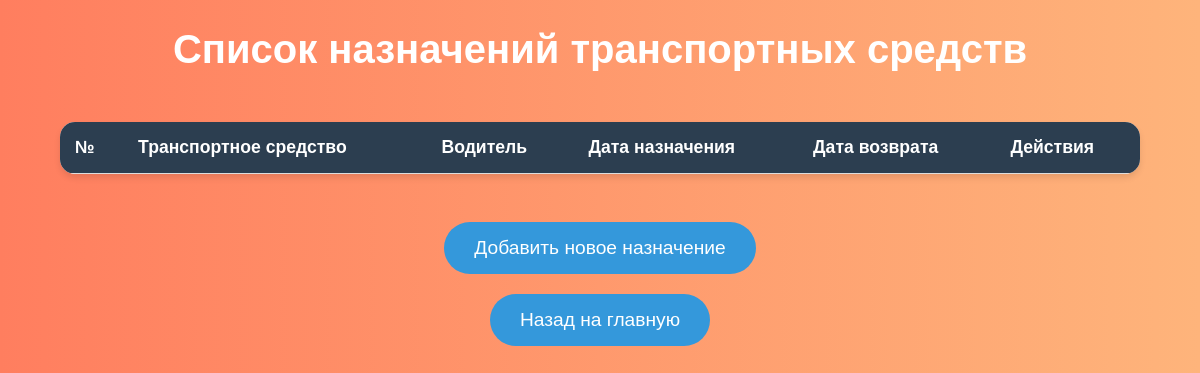
The page /assignments/ on the database as committed earlier.
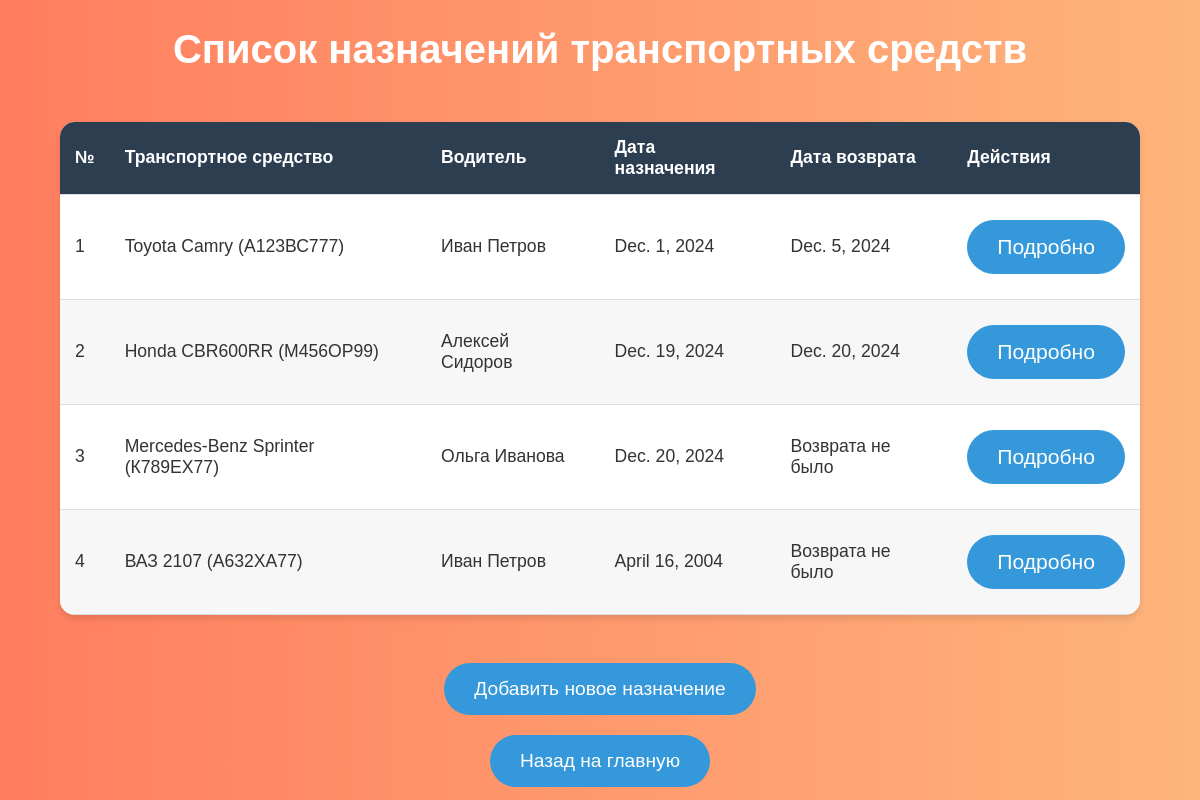
The same page on the database as committed later.
### lab7app/models.py (models this page shows, shortened)
class VehicleAssignment(models.Model):
    assignment_id = models.AutoField(primary_key=True)
    vehicle = models.ForeignKey(Vehicle, on_delete=models.CASCADE)
    driver = models.ForeignKey(Driver, on_delete=models.CASCADE)
    assignment_date = models.DateField()
    return_date = models.DateField(null=True, blank=True)

class Vehicle(models.Model):
    vehicle_id = models.AutoField(primary_key=True)
    type = models.CharField(max_length=255)
    model = models.CharField(max_length=255)
    brand = models.CharField(max_length=255)
    manufacture_year = models.IntegerField()
    registration_number = models.CharField(max_length=255, unique=True)
    def __str__(self):
        return f"{self.brand} {self.model} ({self.registration_number})"

class Driver(models.Model):
    driver_id = models.AutoField(primary_key=True)
    first_name = models.CharField(max_length=255)
    last_name = models.CharField(max_length=255)
    license_number = models.CharField(max_length=255, unique=True)
    birth_date = models.DateField()
    driving_experience = models.IntegerField()
    def __str__(self):
        return f"{self.first_name} {self.last_name}"

### lab7app/views.py (the view)
# urls.py: path('assignments/', views.assignments, name='assignments'),
def assignments(request):
    assignments = VehicleAssignment.objects.all()
    return render(request, 'assignments.html', {'assignments': assignments})

### lab7app/templates/assignments.html (shortened to what this page needs)
{% load static %}
<!DOCTYPE html>
<html lang="ru">
<head>
    <link rel="stylesheet" href="{% static 'styles.css' %}">
</head>
<body class="assignments">
    <h1>Список назначений транспортных средств</h1>
    <table>
        <thead>
            <tr>
                <th>№</th>
                <th>Транспортное средство</th>
                <th>Водитель</th>
                <th>Дата назначения</th>
                <th>Дата возврата</th>
                <th>Действия</th>
            </tr>
        </thead>
        <tbody>
            {% for assignment in assignments %}
            <tr>
                <td>{{ forloop.counter }}</td>
                <td>{{ assignment.vehicle }}</td>
                <td>{{ assignment.driver }}</td>
                <td>{{ assignment.assignment_date }}</td>
                <td>{% if assignment.return_date %}
                    {{ assignment.return_date }}
                    {% else %}
                        Возврата не было
                    {% endif %}
                <td>
                    <a href="{% url 'assignment_detail' assignment.assignment_id %}">
                        <button>Подробно</button>
                    </a>
                </td>
            </tr>
            {% endfor %}
        </tbody>
    </table>
    <br>
    <a href="{% url 'add_assignment' %}">
        <button>Добавить новое назначение</button>
    </a>
    <a href="{% url 'home' %}">
        <button>Назад на главную</button>
    </a>
</body>
</html>

### lab7app/static/styles.css (style rules this page uses)
body { font-family: 'Arial', sans-serif; background: linear-gradient(to right, #ff7e5f, #feb47b); color: #333; margin: 0; padding: 0; display: flex; flex-direction: column; justify-content: flex-start; align-items: center; height: 100vh; text-align: center; }
h1 { font-size: 2.5em; color: #ffffff; margin-bottom: 30px; font-weight: bold; }
button { padding: 15px 30px; font-size: 1.2em; margin: 10px 0; border-radius: 50px; border: none; cursor: pointer; transition: background-color 0.3s ease, transform 0.3s ease; background-color: #3498db; color: white; }
table { width: 90%; margin: 20px 0; border-collapse: collapse; border-radius: 15px; overflow: hidden; box-shadow: 0 4px 6px rgba(0, 0, 0, 0.1); background-color: #ffffff; }
table th, table td { padding: 15px; font-size: 1.1em; text-align: left; border-bottom: 1px solid #ddd; }
table th { background-color: #2c3e50; color: white; }
table tr:nth-child(even) { background-color: #f7f7f7; }
a { text-decoration: none; color: inherit; }

Rows that differ between the two databases and show on the page:
added VehicleAssignment: vehicle "Toyota Camry (А123ВС777)", driver "Иван Петров", assignment_date "Dec. 1, 2024", return_date "Dec. 5, 2024"
added VehicleAssignment: vehicle "Honda CBR600RR (М456ОР99)", driver "Алексей Сидоров", assignment_date "Dec. 19, 2024", return_date "Dec. 20, 2024"
added VehicleAssignment: vehicle "Mercedes-Benz Sprinter (К789ЕХ77)", driver "Ольга Иванова", assignment_date "Dec. 20, 2024", shows "Возврата не было"
added VehicleAssignment: vehicle "ВАЗ 2107 (А632ХА77)", driver "Иван Петров", assignment_date "April 16, 2004", shows "Возврата не было"
